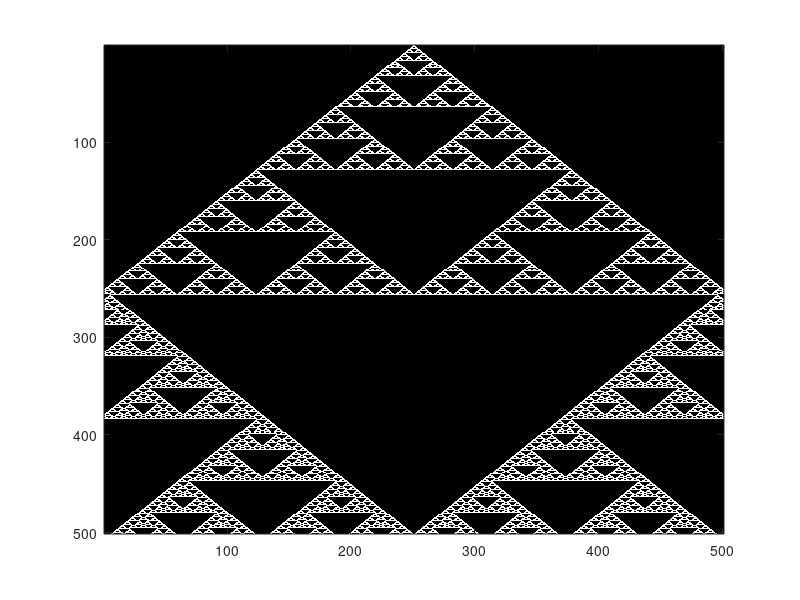

Write the MATLAB code that produced this figure.
clear variables;
clc;

% 7     6   5   4   3   2   1   0
% 128   64  32  16  8   4   2   1

len=501; 
GRID=zeros(len,len);
GRID(1,round(len/2))=1;

up=[2:len 1]; 
down=[len 1:len-1];
colormap(gray(2));
for i=1:len-1
    
    neighbours= 4*GRID(down,down) + 2*GRID(down,:) + GRID(down,up);
    GRID = GRID==1 | neighbours==6 | neighbours==5 | neighbours==4 | neighbours==3 | neighbours==2 | neighbours==1;

    image(GRID*2); 
    pause(0.01);
end